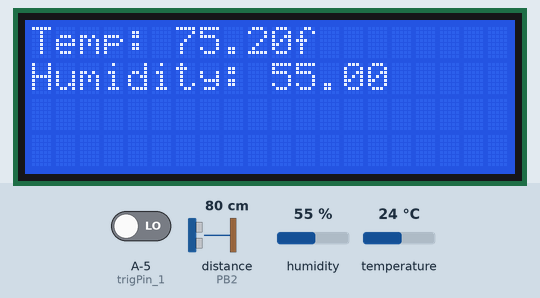
A sketch run on a simulated ATtiny85, built with avr-gcc and run on an emulated ATtiny85. Parts: 20×4 character LCD. Wiring (inferred from the names in the program): ultrasonic range finder: trigger PB2; echo PB2. The inputs (shaded band) are chosen by the test bench; at power-on: distance to the obstacle (sensor on PB2) 80 cm, humidity 55 %, temperature 24 °C, A-5 (trigPin_1) LOW. The echo pulse lasts 58.3 µs per cm; what the sketch prints to the serial monitor is not drawn.

Above: at 0.2 s.
1.3 s: distance to the obstacle (sensor on PB2) set to 4 cm
At 8.3 s:
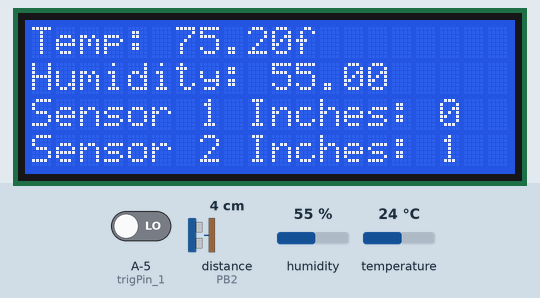
14.0 s: humidity set to 22 %
At 20.3 s:
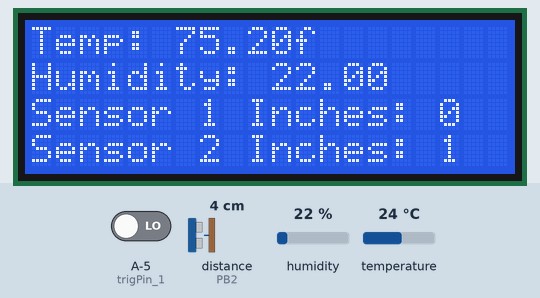
21.0 s: temperature set to 12 °C
At 26.3 s:
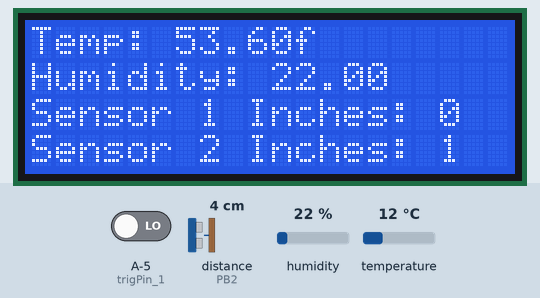
27.2 s: distance to the obstacle (sensor on PB2) set to 9 cm
38.4 s: humidity set to 40 %
At 45.3 s:
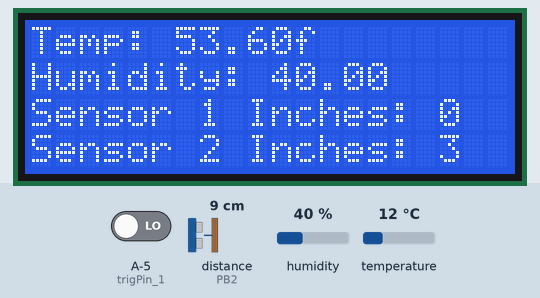
45.6 s: distance to the obstacle (sensor on PB2) set to 18 cm
Timing chart, 0 to 48.6 s (numbered marks = the images above; inputs shaded):
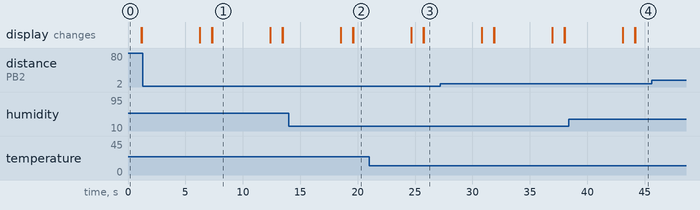

Measured:
- what the display in image 1 shows lasts 5.1 s, from 7.3 s to 12.4 s

The sketch:

Arduino_And_HCSR04_Sensors_And_DHT22_And_20X4LCD.ino
```cpp
/*
 HC-SR04 Ping distance_1 sensor]
 VCC to arduino 5v GND to arduino GND
 Echo to Arduino pin 13 Trig to Arduino pin 12
 Red POS to Arduino pin 11
 Green POS to Arduino pin 10
 560 ohm resistor to both LED NEG and GRD power rail
 More info at: http://goo.gl/kJ8Gl
 Original code improvements to the Ping sketch sourced from Trollmaker.com
 Some code and wiring inspired by http://en.wikiversity.org/wiki/User:Dstaub/robotcar
 */

 /* I2C Wiring for Arduino:
  *  https://www.arduino.cc/en/Reference/Wire
 */

 //http://www.json.org/
 //http://www.json.org/example.html

#include <Wire.h>
#include <LiquidCrystal_I2C.h>
#include <DHT.h>;

//Constants
#define DHTPIN 12     // what pin we're connected to
#define DHTTYPE DHT22   // DHT 22  (AM2302)
DHT dht(DHTPIN, DHTTYPE); //// Initialize DHT sensor for normal 16mhz Arduino
#define trigPin_1 9
#define trigPin_2 2

//Variables
int chk;
float hum;  //Stores humidity value
float temp; //Stores temperature value

LiquidCrystal_I2C lcd(0x27,20,4);  // set the LCD address to 0x27 for a 16 chars and 2 line display

void setup() {
  Serial.begin (9600);
  dht.begin();
  lcd.init();
  lcd.backlight();
}

void loop() {
  long duration_1, distance_1;
  long duration_2, distance_2;
  String LCDDisplay;
  String JSONString;

  lcd.clear();
  //DHT Values
  hum = dht.readHumidity();
  temp= dht.readTemperature(true);
  lcd.setCursor(0,0);
  LCDDisplay = "Temp: ";
  LCDDisplay = LCDDisplay + temp;
  LCDDisplay = LCDDisplay + "f";
  lcd.print(LCDDisplay);
  lcd.setCursor(0,1);
  LCDDisplay = "Humidity: ";
  LCDDisplay = LCDDisplay + hum;
  lcd.print(LCDDisplay);
  JSONString = "{\"Sensor\":{\"Type\":\"Temperature\",\"ID\":\"Temp1\",\"MinValue\":-40,\"MaxValue\":176,\"CurValue\":";
  JSONString = JSONString + temp;
  JSONString = JSONString + ",\"Unit\":,\"Fahrenheit\"}}";
  Serial.println(JSONString);
  JSONString = "{\"Sensor\":{\"Type\":\"Humidity\",\"ID\":\"Humid1\",\"MinValue\":0,\"MaxValue\":100,\"CurValue\":";
  JSONString = JSONString + hum;
  JSONString = JSONString + ",\"Unit\":,\"Percent\"}}";
  Serial.println(JSONString);

  //Range Sensor 1 Values
  duration_1 = pingMilliseconds(trigPin_1);
  distance_1 = ((duration_1/2) / 29.1)/2.54;
  lcd.setCursor(0,2);
  //https://www.arduino.cc/en/Tutorial/StringAdditionOperator
  LCDDisplay = "Sensor 1 Inches: ";
  LCDDisplay = LCDDisplay + distance_1;
  lcd.print(LCDDisplay);
  JSONString = "{\"Sensor\":{\"Type\":\"Distance\",\"ID\":\"Range1\",\"MinValue\":0,\"MaxValue\":275,\"CurValue\":";
  JSONString = JSONString + distance_1;
  JSONString = JSONString + ",\"Unit\":,\"Inches\"}}";
  Serial.println(JSONString);

  //Range Sensor 2 Values
  duration_2 = pingMilliseconds(trigPin_2);
  distance_2 = ((duration_2/2) / 29.1)/2.54;
  lcd.setCursor(0,3);
  LCDDisplay = "Sensor 2 Inches: ";
  LCDDisplay = LCDDisplay + distance_2;
  lcd.print(LCDDisplay);
  JSONString = "{\"Sensor\":{\"Type\":\"Distance\",\"ID\":\"Range1\",\"MinValue\":0,\"MaxValue\":275,\"CurValue\":";
  JSONString = JSONString + distance_2;
  JSONString = JSONString + ",\"Unit\":,\"Inches\"}}";
  Serial.println(JSONString);

  JSONString = "{\"MCUHealth\":{\"ID\":\"FreeMemory\",\"CurValue\":";
  JSONString = JSONString + freeRam();
  JSONString = JSONString + ",\"Unit\":,\"kb?\"}}";
  Serial.println(JSONString);

  JSONString = "{\"MCUHealth\":{\"ID\":\"VCCmV\",\"CurValue\":";
  JSONString = JSONString + readVcc();
  JSONString = JSONString + ",\"Unit\":,\"mV\"}}";
  Serial.println(JSONString);

  delay(5000);
}

long pingMilliseconds(int sensorPin){
  pinMode(sensorPin, OUTPUT);
  digitalWrite(sensorPin, LOW);  // Added this line
  delayMicroseconds(2); // Added this line
  digitalWrite(sensorPin, HIGH);
  delayMicroseconds(10); // Added this line
  digitalWrite(sensorPin, LOW);
  pinMode(sensorPin, INPUT);
  return pulseIn(sensorPin, HIGH);
}

int freeRam ()
{
  extern int __heap_start, *__brkval;
  int v;
  return (int) &v - (__brkval == 0 ? (int) &__heap_start : (int) __brkval);
}

long readVcc() {
  //https://provideyourown.com/2012/secret-arduino-voltmeter-measure-battery-voltage/
  // Read 1.1V reference against AVcc
  // set the reference to Vcc and the measurement to the internal 1.1V reference
  #if defined(__AVR_ATmega32U4__) || defined(__AVR_ATmega1280__) || defined(__AVR_ATmega2560__)
    ADMUX = _BV(REFS0) | _BV(MUX4) | _BV(MUX3) | _BV(MUX2) | _BV(MUX1);
  #elif defined (__AVR_ATtiny24__) || defined(__AVR_ATtiny44__) || defined(__AVR_ATtiny84__)
    ADMUX = _BV(MUX5) | _BV(MUX0);
  #elif defined (__AVR_ATtiny25__) || defined(__AVR_ATtiny45__) || defined(__AVR_ATtiny85__)
    ADMUX = _BV(MUX3) | _BV(MUX2);
  #else
    ADMUX = _BV(REFS0) | _BV(MUX3) | _BV(MUX2) | _BV(MUX1);
  #endif

  delay(2); // Wait for Vref to settle
  ADCSRA |= _BV(ADSC); // Start conversion
  while (bit_is_set(ADCSRA,ADSC)); // measuring

  uint8_t low  = ADCL; // must read ADCL first - it then locks ADCH
  uint8_t high = ADCH; // unlocks both

  long result = (high<<8) | low;

  result = 1125300L / result; // Calculate Vcc (in mV); 1125300 = 1.1*1023*1000
  return result; // Vcc in millivolts
}
```
